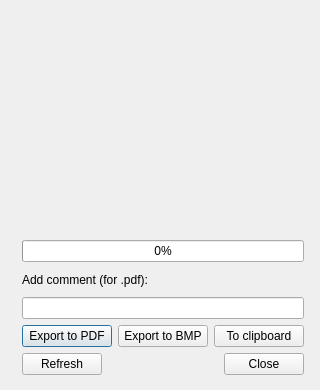
<?xml version="1.0" encoding="UTF-8"?>
<ui version="4.0">
 <class>Screenshot</class>
 <widget class="QDialog" name="Screenshot">
  <property name="geometry">
   <rect>
    <x>0</x>
    <y>0</y>
    <width>320</width>
    <height>390</height>
   </rect>
  </property>
  <property name="minimumSize">
   <size>
    <width>320</width>
    <height>390</height>
   </size>
  </property>
  <property name="maximumSize">
   <size>
    <width>320</width>
    <height>390</height>
   </size>
  </property>
  <property name="windowTitle">
   <string>Dialog</string>
  </property>
  <property name="windowIcon">
   <iconset resource="res.qrc">
    <normaloff>:/new/prefix1/AntScope2.png</normaloff>:/new/prefix1/AntScope2.png</iconset>
  </property>
  <widget class="QWidget" name="layoutWidget">
   <property name="geometry">
    <rect>
     <x>10</x>
     <y>240</y>
     <width>294</width>
     <height>135</height>
    </rect>
   </property>
   <layout class="QVBoxLayout" name="verticalLayout_2">
    <property name="leftMargin">
     <number>12</number>
    </property>
    <item>
     <layout class="QVBoxLayout" name="verticalLayout">
      <item>
       <widget class="QProgressBar" name="progressBar">
        <property name="value">
         <number>0</number>
        </property>
       </widget>
      </item>
      <item>
       <widget class="QLabel" name="label">
        <property name="text">
         <string>Add comment (for .pdf):</string>
        </property>
       </widget>
      </item>
      <item>
       <widget class="QLineEdit" name="lineEdit"/>
      </item>
      <item>
       <layout class="QHBoxLayout" name="horizontalLayout_2">
        <item>
         <layout class="QHBoxLayout" name="horizontalLayout">
          <item>
           <widget class="QPushButton" name="exportToPdfBtn">
            <property name="text">
             <string>Export to PDF</string>
            </property>
           </widget>
          </item>
          <item>
           <widget class="QPushButton" name="saveAsBtn">
            <property name="text">
             <string>Export to BMP</string>
            </property>
           </widget>
          </item>
          <item>
           <widget class="QPushButton" name="clipboardBtn">
            <property name="text">
             <string>To clipboard</string>
            </property>
           </widget>
          </item>
         </layout>
        </item>
       </layout>
      </item>
     </layout>
    </item>
    <item>
     <layout class="QHBoxLayout" name="horizontalLayout_3">
      <item>
       <widget class="QPushButton" name="refreshBtn">
        <property name="minimumSize">
         <size>
          <width>0</width>
          <height>0</height>
         </size>
        </property>
        <property name="maximumSize">
         <size>
          <width>16777215</width>
          <height>16777215</height>
         </size>
        </property>
        <property name="text">
         <string>Refresh</string>
        </property>
       </widget>
      </item>
      <item>
       <spacer name="horizontalSpacer">
        <property name="orientation">
         <enum>Qt::Horizontal</enum>
        </property>
        <property name="sizeHint" stdset="0">
         <size>
          <width>40</width>
          <height>20</height>
         </size>
        </property>
       </spacer>
      </item>
      <item>
       <widget class="QPushButton" name="closeBtn">
        <property name="text">
         <string>Close</string>
        </property>
       </widget>
      </item>
     </layout>
    </item>
   </layout>
  </widget>
 </widget>
 <resources>
  <include location="res.qrc"/>
 </resources>
 <connections/>
</ui>
